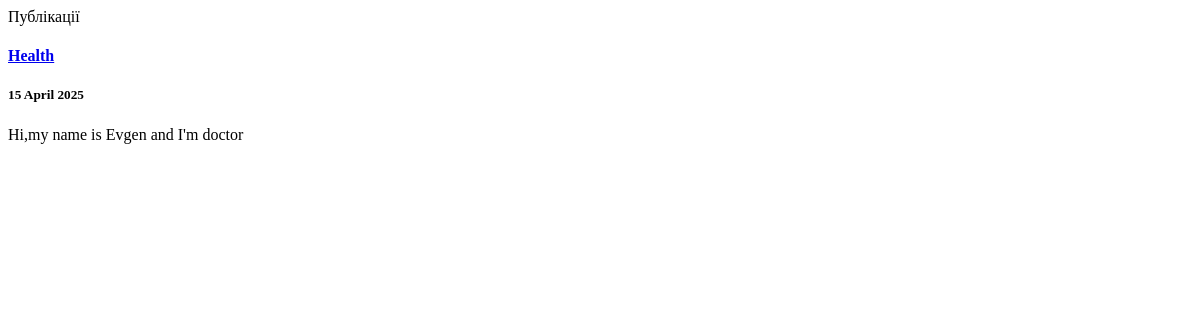
Page /articles on the earlier database version.
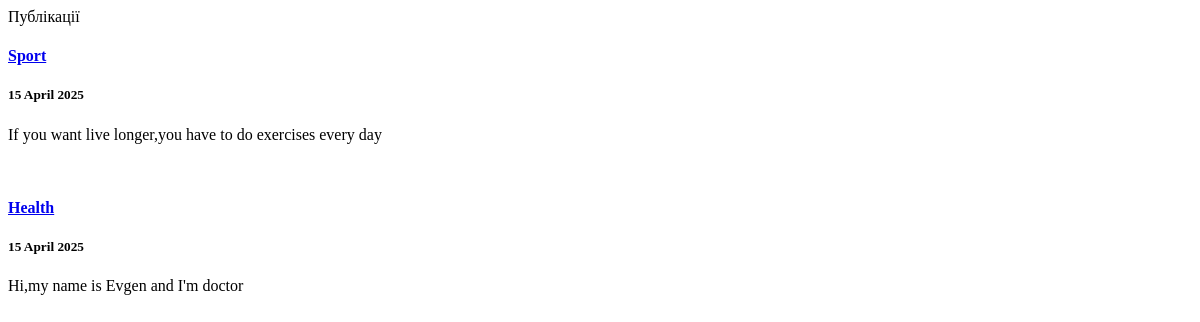
Same page on the later database version.
### main/models.py (models this page shows, shortened)
class Article(models.Model):
      title = models.CharField(
          u'Заголовок',
          max_length=250,
          help_text=u'Максимум 250 символів'
      )
      description = models.TextField(
          blank=True,
          verbose_name=u'Опис'
      )
      pub_date = models.DateTimeField(
          u'Дата публікації',
          default=timezone.now
      )
      slug = models.SlugField(
          u'Слаг',
          unique_for_date='pub_date'
      )
      main_page = models.BooleanField(u'Головна', default=True,
      help_text=u'Показувати на головній сторінці ')
      category = models.ForeignKey(Category,
      related_name='articles', blank=True, null=True,
      verbose_name=u'Категорія',on_delete=models.CASCADE)
      objects = models.Manager()
      class Meta:
          ordering = ['-pub_date']
          verbose_name = u'Publication'
          verbose_name_plural = u'Publications'
      def get_absolute_url(self):
          try:
              url = reverse(
                  'news-detail',
                  kwargs={
                      'year': self.pub_date.strftime("%Y"),
                      'month': self.pub_date.strftime("%m"),
                      'day': self.pub_date.strftime("%d"),
                      'slug': self.slug,
                  }
              )
          except:
              url = "/"
          return url

### main/views.py (the view)
# urls.py: path(r'articles', ArticleList.as_view(), name='articles-list'),
class ArticleList(ListView):
    model = Article
    template_name = 'articles_list.html'
    context_object_name = 'items'
    def get_context_data(self, *args, **kwargs):
        context = super(ArticleList, self).get_context_data(*args, **kwargs)
        try:
            context['category'] = Category.objects.get(slug=self.kwargs.get('slug'))
        except Exception:
            context['category'] = None
        return context
    def get_queryset(self, *args, **kwargs):
        articles = Article.objects.all()
        return articles

### main/templates/articles_list.html (shortened to what this page needs)
<!DOCTYPE html>
<html lang="en">
<head>
</head>
<body>
Публікації <br/>
{% for item in items %}
 <div class="articles-row">
 <a href="{{ item.get_absolute_url }}">
 <h4>{{ item.title }}</h4>
 </a>
 <h5>
{{ item.pub_date|date:"j E Y"|safe|linebreaks }}
 </h5>
 <p>
{{item.description|safe|escape|striptags|truncatewords_html:32 }}
</p>
<div class="container-image">
</div>
</div>
{% endfor %}
</body>
</html>

Differences in the rows shown:
added Article: title "Sport", pub_date "15 April 2025", description "If you want live longer,you have to do exercises every day"
